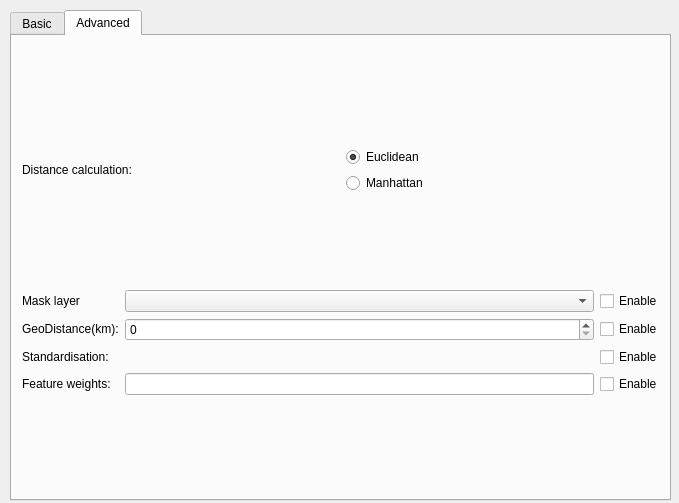
<?xml version="1.0" encoding="UTF-8"?>
<ui version="4.0">
 <class>kNNDialogBase</class>
 <widget class="QDialog" name="kNNDialogBase">
  <property name="geometry">
   <rect>
    <x>0</x>
    <y>0</y>
    <width>679</width>
    <height>503</height>
   </rect>
  </property>
  <property name="windowTitle">
   <string>kNN</string>
  </property>
  <widget class="QTabWidget" name="tabWidget">
   <property name="geometry">
    <rect>
     <x>10</x>
     <y>10</y>
     <width>661</width>
     <height>491</height>
    </rect>
   </property>
   <property name="currentIndex">
    <number>1</number>
   </property>
   <widget class="QWidget" name="tab_5">
    <attribute name="title">
     <string>Basic</string>
    </attribute>
    <widget class="QWidget" name="layoutWidget">
     <property name="geometry">
      <rect>
       <x>10</x>
       <y>20</y>
       <width>631</width>
       <height>431</height>
      </rect>
     </property>
     <layout class="QGridLayout" name="gridLayout_5">
      <item row="1" column="0">
       <layout class="QGridLayout" name="gridLayout_3">
        <item row="0" column="1">
         <widget class="QSpinBox" name="k_value">
          <property name="minimum">
           <number>1</number>
          </property>
          <property name="maximum">
           <number>10000</number>
          </property>
         </widget>
        </item>
        <item row="1" column="0" colspan="2">
         <layout class="QGridLayout" name="gridLayout_2">
          <item row="1" column="0">
           <widget class="QLabel" name="select_bands_label">
            <property name="sizePolicy">
             <sizepolicy hsizetype="Preferred" vsizetype="Fixed">
              <horstretch>0</horstretch>
              <verstretch>0</verstretch>
             </sizepolicy>
            </property>
            <property name="text">
             <string>Select bands:</string>
            </property>
           </widget>
          </item>
          <item row="2" column="0">
           <widget class="QListWidget" name="list_select_bands"/>
          </item>
          <item row="2" column="2">
           <widget class="QListWidget" name="list_select_tobe_classified"/>
          </item>
          <item row="2" column="1">
           <widget class="QListWidget" name="list_select_descriptors"/>
          </item>
          <item row="1" column="1">
           <widget class="QLabel" name="list_select_descriptors_label">
            <property name="sizePolicy">
             <sizepolicy hsizetype="Preferred" vsizetype="Fixed">
              <horstretch>0</horstretch>
              <verstretch>0</verstretch>
             </sizepolicy>
            </property>
            <property name="text">
             <string>Select descriptors:</string>
            </property>
           </widget>
          </item>
          <item row="1" column="2">
           <widget class="QLabel" name="list_select_tobe_classified_label">
            <property name="sizePolicy">
             <sizepolicy hsizetype="Preferred" vsizetype="Fixed">
              <horstretch>0</horstretch>
              <verstretch>0</verstretch>
             </sizepolicy>
            </property>
            <property name="text">
             <string>Select parameter to be classified:</string>
            </property>
           </widget>
          </item>
         </layout>
        </item>
        <item row="0" column="0">
         <widget class="QLabel" name="k_value_label">
          <property name="sizePolicy">
           <sizepolicy hsizetype="Preferred" vsizetype="Fixed">
            <horstretch>0</horstretch>
            <verstretch>0</verstretch>
           </sizepolicy>
          </property>
          <property name="text">
           <string>Number of nearest neighbours (k):</string>
          </property>
         </widget>
        </item>
       </layout>
      </item>
      <item row="2" column="0">
       <widget class="QLabel" name="k_value_label_2">
        <property name="sizePolicy">
         <sizepolicy hsizetype="Preferred" vsizetype="Fixed">
          <horstretch>0</horstretch>
          <verstretch>0</verstretch>
         </sizepolicy>
        </property>
        <property name="text">
         <string>Enter clasification mode (c - categorical , n - continuous ):</string>
        </property>
       </widget>
      </item>
      <item row="3" column="0">
       <widget class="QLineEdit" name="lineCat"/>
      </item>
      <item row="4" column="0">
       <widget class="QCheckBox" name="checkBox_Load_when_finished">
        <property name="text">
         <string>Load into canvas when finished</string>
        </property>
       </widget>
      </item>
      <item row="5" column="0">
       <layout class="QGridLayout" name="gridLayout_4">
        <item row="0" column="0">
         <widget class="QDialogButtonBox" name="button_box_ok_cancel">
          <property name="orientation">
           <enum>Qt::Horizontal</enum>
          </property>
          <property name="standardButtons">
           <set>QDialogButtonBox::Cancel|QDialogButtonBox::Ok</set>
          </property>
         </widget>
        </item>
       </layout>
      </item>
      <item row="0" column="0">
       <layout class="QGridLayout" name="gridLayout">
        <item row="2" column="0" colspan="2">
         <widget class="QLabel" name="label_2">
          <property name="sizePolicy">
           <sizepolicy hsizetype="Preferred" vsizetype="Fixed">
            <horstretch>0</horstretch>
            <verstretch>0</verstretch>
           </sizepolicy>
          </property>
          <property name="text">
           <string>Training data(.SHP):</string>
          </property>
         </widget>
        </item>
        <item row="0" column="0" colspan="2">
         <widget class="QLabel" name="label">
          <property name="sizePolicy">
           <sizepolicy hsizetype="Preferred" vsizetype="Fixed">
            <horstretch>0</horstretch>
            <verstretch>0</verstretch>
           </sizepolicy>
          </property>
          <property name="text">
           <string>Multiband input image (.TIF ):</string>
          </property>
         </widget>
        </item>
        <item row="4" column="0" colspan="2">
         <widget class="QLabel" name="label_3">
          <property name="sizePolicy">
           <sizepolicy hsizetype="Preferred" vsizetype="Fixed">
            <horstretch>0</horstretch>
            <verstretch>0</verstretch>
           </sizepolicy>
          </property>
          <property name="text">
           <string>Save output:</string>
          </property>
         </widget>
        </item>
        <item row="1" column="0">
         <widget class="QComboBox" name="multiband_dropdown"/>
        </item>
        <item row="3" column="0">
         <widget class="QComboBox" name="SHP_dropdown"/>
        </item>
        <item row="5" column="0">
         <widget class="QLineEdit" name="save_lineEdit"/>
        </item>
        <item row="5" column="1">
         <widget class="QToolButton" name="save_browse">
          <property name="text">
           <string>...</string>
          </property>
         </widget>
        </item>
       </layout>
      </item>
     </layout>
    </widget>
   </widget>
   <widget class="QWidget" name="tab_6">
    <attribute name="title">
     <string>Advanced</string>
    </attribute>
    <widget class="QWidget" name="layoutWidget">
     <property name="geometry">
      <rect>
       <x>10</x>
       <y>20</y>
       <width>641</width>
       <height>431</height>
      </rect>
     </property>
     <layout class="QGridLayout" name="gridLayout_9">
      <item row="0" column="0">
       <layout class="QGridLayout" name="DistanceGrid">
        <item row="0" column="0">
         <widget class="QLabel" name="DistCalc">
          <property name="sizePolicy">
           <sizepolicy hsizetype="Preferred" vsizetype="Fixed">
            <horstretch>0</horstretch>
            <verstretch>0</verstretch>
           </sizepolicy>
          </property>
          <property name="text">
           <string>Distance calculation:</string>
          </property>
         </widget>
        </item>
        <item row="0" column="1">
         <layout class="QGridLayout" name="RadioBtnGrid">
          <item row="0" column="0">
           <widget class="QRadioButton" name="EuDistRadioBtn">
            <property name="text">
             <string>Euclidean </string>
            </property>
            <property name="checked">
             <bool>true</bool>
            </property>
           </widget>
          </item>
          <item row="1" column="0">
           <widget class="QRadioButton" name="ManDistRadioBtn">
            <property name="text">
             <string>Manhattan</string>
            </property>
            <property name="checked">
             <bool>false</bool>
            </property>
           </widget>
          </item>
         </layout>
        </item>
       </layout>
      </item>
      <item row="1" column="0">
       <layout class="QGridLayout" name="gridLayout_8">
        <item row="1" column="0">
         <widget class="QLabel" name="label_5">
          <property name="sizePolicy">
           <sizepolicy hsizetype="Preferred" vsizetype="Fixed">
            <horstretch>0</horstretch>
            <verstretch>0</verstretch>
           </sizepolicy>
          </property>
          <property name="text">
           <string>GeoDistance(km):</string>
          </property>
         </widget>
        </item>
        <item row="1" column="2">
         <widget class="QCheckBox" name="Geo_Dist_Checkbox">
          <property name="text">
           <string>Enable</string>
          </property>
         </widget>
        </item>
        <item row="1" column="1">
         <widget class="QSpinBox" name="Geo_dist_spinBox">
          <property name="enabled">
           <bool>true</bool>
          </property>
          <property name="maximum">
           <number>1000000000</number>
          </property>
         </widget>
        </item>
        <item row="2" column="2">
         <widget class="QCheckBox" name="Stand_En_Checkbox">
          <property name="text">
           <string>Enable</string>
          </property>
         </widget>
        </item>
        <item row="2" column="0">
         <widget class="QLabel" name="label_6">
          <property name="sizePolicy">
           <sizepolicy hsizetype="Preferred" vsizetype="Fixed">
            <horstretch>0</horstretch>
            <verstretch>0</verstretch>
           </sizepolicy>
          </property>
          <property name="text">
           <string>Standardisation:</string>
          </property>
         </widget>
        </item>
        <item row="3" column="1">
         <widget class="QLineEdit" name="FeatureWghtLine">
          <property name="inputMethodHints">
           <set>Qt::ImhNone</set>
          </property>
         </widget>
        </item>
        <item row="3" column="2">
         <widget class="QCheckBox" name="FeatureWghtLine_checkBox">
          <property name="text">
           <string>Enable</string>
          </property>
         </widget>
        </item>
        <item row="3" column="0">
         <widget class="QLabel" name="label_7">
          <property name="sizePolicy">
           <sizepolicy hsizetype="Preferred" vsizetype="Fixed">
            <horstretch>0</horstretch>
            <verstretch>0</verstretch>
           </sizepolicy>
          </property>
          <property name="text">
           <string>Feature weights:</string>
          </property>
         </widget>
        </item>
        <item row="0" column="2">
         <widget class="QCheckBox" name="mask_checkbox">
          <property name="text">
           <string>Enable</string>
          </property>
         </widget>
        </item>
        <item row="0" column="1">
         <layout class="QVBoxLayout" name="verticalLayout_3">
          <item>
           <widget class="QComboBox" name="mask_dropdown"/>
          </item>
         </layout>
        </item>
        <item row="0" column="0">
         <widget class="QLabel" name="label_8">
          <property name="sizePolicy">
           <sizepolicy hsizetype="Preferred" vsizetype="Fixed">
            <horstretch>0</horstretch>
            <verstretch>0</verstretch>
           </sizepolicy>
          </property>
          <property name="text">
           <string>Mask layer</string>
          </property>
         </widget>
        </item>
       </layout>
      </item>
     </layout>
    </widget>
   </widget>
  </widget>
 </widget>
 <resources/>
 <connections>
  <connection>
   <sender>button_box_ok_cancel</sender>
   <signal>accepted()</signal>
   <receiver>kNNDialogBase</receiver>
   <slot>accept()</slot>
   <hints>
    <hint type="sourcelabel">
     <x>20</x>
     <y>20</y>
    </hint>
    <hint type="destinationlabel">
     <x>20</x>
     <y>20</y>
    </hint>
   </hints>
  </connection>
  <connection>
   <sender>button_box_ok_cancel</sender>
   <signal>rejected()</signal>
   <receiver>kNNDialogBase</receiver>
   <slot>reject()</slot>
   <hints>
    <hint type="sourcelabel">
     <x>20</x>
     <y>20</y>
    </hint>
    <hint type="destinationlabel">
     <x>20</x>
     <y>20</y>
    </hint>
   </hints>
  </connection>
 </connections>
</ui>
